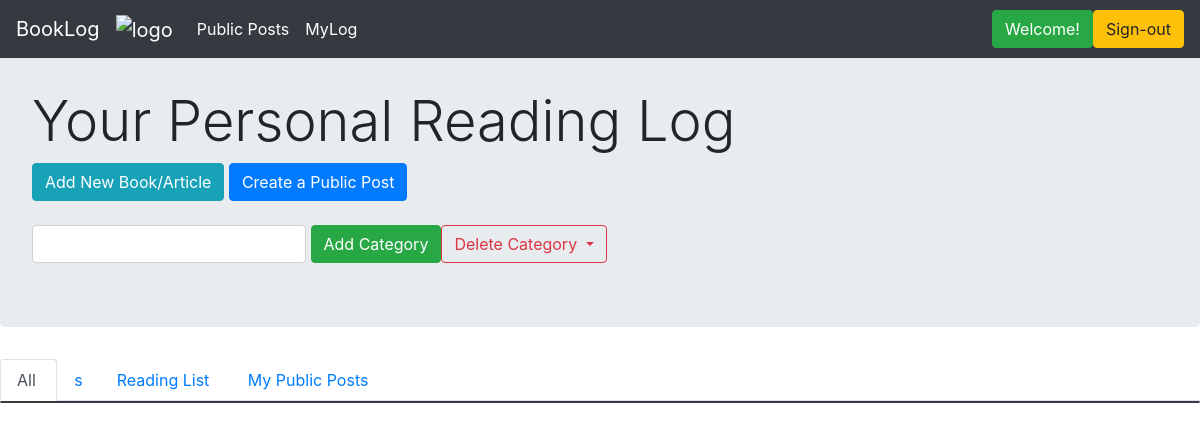
Page /myLog (signed in) on the earlier database version.
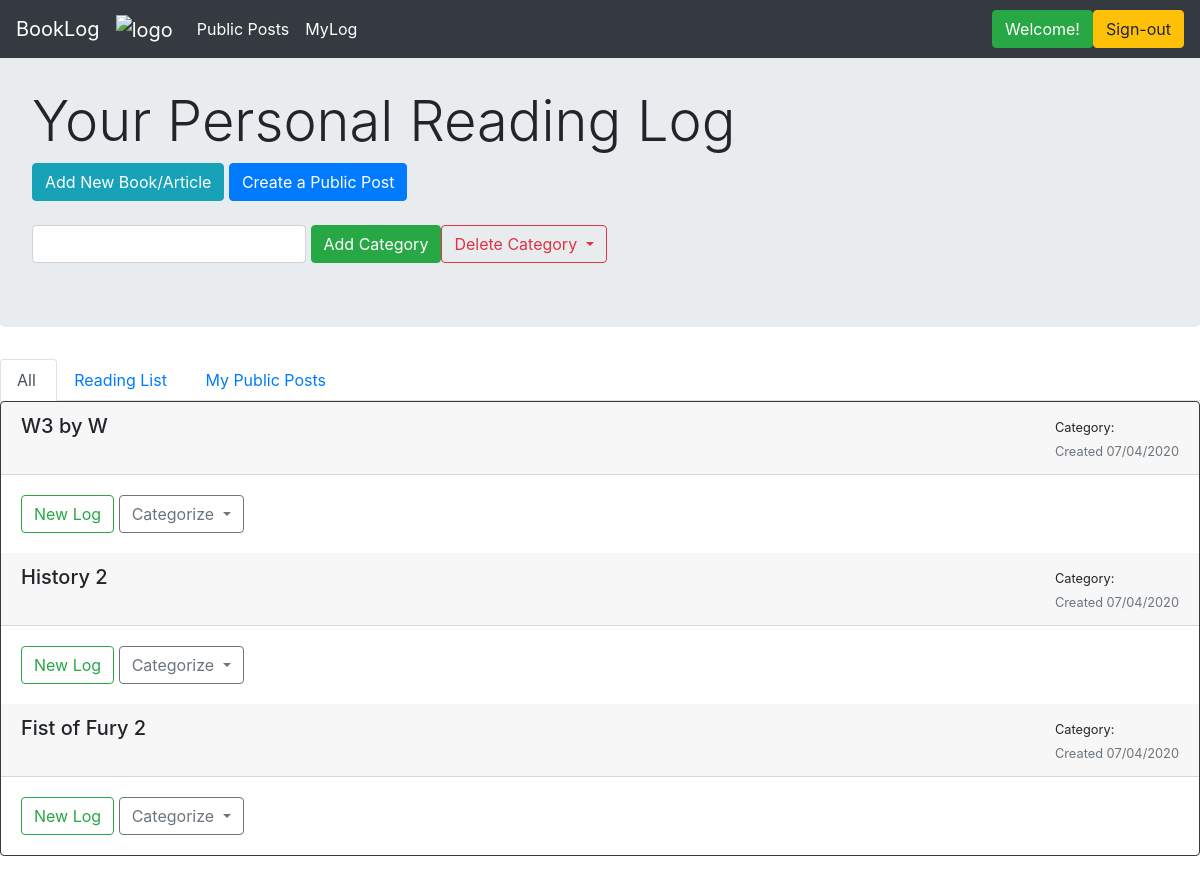
Same page on the later database version.
### application/models.py (models this page shows)
class Category(db.Model):
    __tablename__ = 'categories'
    id = db.Column(db.Integer, primary_key=True)
    name = db.Column(db.String(150), index=True, nullable=False, unique=False)
    user_id = db.Column(db.Integer, ForeignKey('users.id'), nullable=False, index=False)
    user = relationship("User", backref="categories", foreign_keys=[user_id])

class Book(db.Model):
    __tablename__ = 'books_and_other_readings'
    id = db.Column(db.Integer, primary_key=True)
    title = db.Column(db.String(80), index=True, unique=False, nullable=False)
    author = db.Column(db.String(80), index=False, unique=False, nullable=True)
    date_started = db.Column(db.DateTime, index=False, unique=False, nullable=False)
    description = db.Column(db.Text, index=False, unique=False, nullable=True)
    complete = db.Column(db.Boolean, index=False, unique=False, nullable=True)
    user_id = db.Column(db.Integer, ForeignKey('users.id'), nullable=False, index=True)
    user = relationship("User", backref = "books", foreign_keys=[user_id])
    cat_id = db.Column(db.Integer, ForeignKey('categories.id'), nullable=True, index=True)
    category = relationship("Category", backref="books", foreign_keys=[cat_id])

### application/routes.py (the view)
@main_bp.route("/myLog", methods=['GET'])
@login_required
def myLog():
    user = User.query.filter_by(id=session.get("user_id")).first()
    books = user.books
    cats = user.categories
    return render_template("mylog.html", name=session.get("user_id"), user=user, books=books, cats=cats)

### application/auth.py (called while the page is built)
@auth_bp.before_app_request
def load_logged_in_user():
    user_id = session.get('user_id')
    if user_id is None:
        g.user = None
    else:
        g.user = User.query.filter_by(id=user_id).first()

def login_required(view):
    @functools.wraps(view)
    def wrapped_view(**kwargs):
        if g.user is None:
            return redirect(url_for('auth_bp.login'))
        return view(**kwargs)
    return wrapped_view

### application/routes.py (called while the page is built)
@main_bp.before_app_request
def load_logged_in_user():
    user_id = session.get('user_id')
    if user_id is None:
        g.user = None
    else:
        g.user = User.query.filter_by(id=user_id).first()

### application/templates/mylog.html (shortened to what this page needs)
{% extends 'layout.html' %}
{% block content %}
<div class="jumbotron">
    <br>
    <h1 class="display-4">Your Personal Reading Log</h1>
    <a href="{{url_for('main_bp.create_new')}}" class="btn btn-info" role="button">Add New Book/Article</a>
    <a href="{{url_for('main_bp.create_public_post')}}" class="btn btn-primary" role="button">Create a Public Post</a>
    <br>
    <br>
    <div class="form-inline">
        <form action="{{url_for('main_bp.create_new_cat')}}" method="POST">
          <input type="text" class="form-control" id="title"  name="title" required>
          <button type="submit" class="btn btn-success">Add Category</button>
        </form>
        <button class="btn btn-outline-danger dropdown-toggle" type="button" id="dropdownMenuButton" data-toggle="dropdown" aria-haspopup="true" aria-expanded="false">
            Delete Category
          </button>
    </div>
</div>
<ul class="nav nav-tabs">
  <li class="nav-item"> <a class="nav-link active" href="#">All&nbsp;</a> </li>
  {% for cat in cats %}
      <li class="nav-item"> <a class="nav-link" href="{{url_for('main_bp.myLogCat', cat_id=cat.id)}}">{{cat.name}}</a> </li>
  {% endfor %}
  <li class="nav-item"> <a class="nav-link" href="{{ url_for('main_bp.reading_list')}}">Reading List&nbsp;</a></li>
  <li class="nav-item"> <a class="nav-link" href="{{ url_for('main_bp.my_public_posts')}}">My Public Posts&nbsp;&nbsp;</a></li>
  <div class="btn-toolbar" role="toolbar">
  </div>
</ul>
<div class="card text-left border-dark mb-3">
{% for book in books|reverse %}
  <div class="card-header position-sticky justify-content-between">
      <div class="float-right">
      <small>Category: {{book.category.name}}</small> <br>
      <small class="text-muted">Created {{ book.date_started.strftime("%m/%d/%Y") }}</small>
      </div>
      {% if book.author != "" %}
          <h5 class="mb-1">{{ book.title }} by {{ book.author }}</h5>
      {% else %}
          <h5 class="mb-1">{{ book.title }}</h5>
      {% endif %}
  </div>
  <div class="card-body">
  <div class="end">
  <button class="btn btn-outline-success" type="button" data-toggle="collapse" area-expanded="false" data-target={{"#log" + loop.index|string}}>New Log</button>
  <button class="btn btn-outline-secondary dropdown-toggle" type="button" id="dropdownMenuButton" data-toggle="dropdown" aria-haspopup="true" aria-expanded="false">
    Categorize
  </button>
    </div>
    </div>
{% endfor %}
</div>
{% endblock %}

### application/templates/layout.html (shortened to what this page needs)
<!DOCTYPE html>
<html lang="en">
  <head>
    <link rel="stylesheet" href="https://maxcdn.bootstrapcdn.com/bootstrap/4.5.0/css/bootstrap.min.css">
  </head>
  <body>
    <nav class="navbar navbar-expand-lg navbar-dark bg-dark fixed-top">
       <a class="navbar-brand" href="{{url_for('main_bp.hello')}}">BookLog</a>
       <a class="navbar-brand" href="{{url_for('main_bp.hello')}}"">
            <img src="https://raw.githubusercontent.com/abhinavmodugula/reading_log/master/application/static/images/logo.png" alt="logo" style="width:40px;">
       </a>
       <div class="collapse navbar-collapse" id="navbarSupportedContent">
          <ul class="navbar-nav mr-auto">
             <li class="nav-item active">
             <a class="nav-link" href="{{url_for('main_bp.all_public_posts')}}">Public Posts <span class="sr-only">(current)</span></a></li>
             <li class="nav-item"> <a class="nav-link active" href="{{url_for('main_bp.myLog')}}">MyLog</a> </li>
          </ul>
          {% if user != "None" %}
              <a href="#" class="btn btn-success" role="button">Welcome!</a>
              <a href="{{url_for('auth_bp.signout')}}" class="btn btn-warning" role="button">Sign-out</a>
          {% else %}
              <a href="{{url_for('auth_bp.login')}}" class="btn btn-success" role="button">Log-in</a>
              <a href="{{url_for('auth_bp.signup')}}" class="btn btn-primary" role="button">Sign-up</a>
          {% endif %}
       </div>
    </nav>
    {% block content %}{% endblock %}
  </body>
</html>

Differences in the rows shown:
removed Category: name "s"
added Book: date_started "07/04/2020", title "W3", author "W"
added Book: date_started "07/04/2020", title "History 2"
added Book: date_started "07/04/2020", title "Fist of Fury 2"
